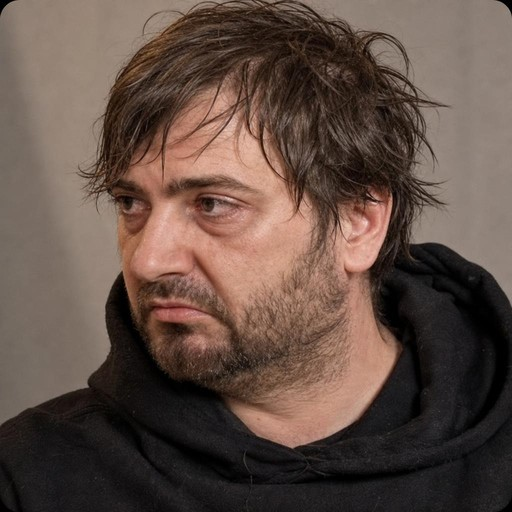
#> input picture assets/tibo-disheveled-v2.jpg, 512 x 512 px
$ python -i prepare-portraits.py   (imports and definitions only)
#> lines starting #> are read from the running program, lines starting #| are printed output that depends on the picture; after the words box and inside, x2 and y2 are one past the last pixel; in counts of white or black regions, pixels touching at a corner belong together
#> further down, picture is the input picture: PIL image 512x512 RGB; mean R, G, B 97.1, 78.2, 69
"""Extract and stabilize independent AI portrait frames; never blend photographs."""

import json
import math
import subprocess
import argparse
from pathlib import Path

from PIL import Image, ImageDraw, ImageFilter, ImageStat

ROOT = Path(__file__).resolve().parents[1]
SIZE = 512


# [30 lines left out: functions cell_box, interpolate_eyes, inverse_alignment, not called in this run]


def extend_background(image, padding=128):
    """Extend the wall and hoodie, never mirror facial features into an exposed edge."""
#> called with padding = 128
    clothing = [ImageStat.Stat(image.crop(box)).mean for box in
                [(0, SIZE - 16, 64, SIZE), (SIZE - 64, SIZE - 16, SIZE, SIZE)]]
#> clothing = [[22.58, 20.7, 21.9], [27.12, 25.62, 26.37]]
    bottom = tuple(round(value) for value in min(clothing, key=sum))
#> bottom = (23, 21, 22)
    # Only wall/shoulder edge colors form the extended backdrop; no facial pixels.
    strip = Image.new("RGB", (2, SIZE + padding * 2))
    for y in range(strip.height):
        source_y = min(SIZE - 1, max(0, y - padding))
        for x in range(2):
            color = bottom if y >= padding + SIZE else image.getpixel((x * (SIZE - 1), source_y))
            strip.putpixel((x, y), color)
    output = strip.resize((SIZE + padding * 2,) * 2, Image.Resampling.BILINEAR)
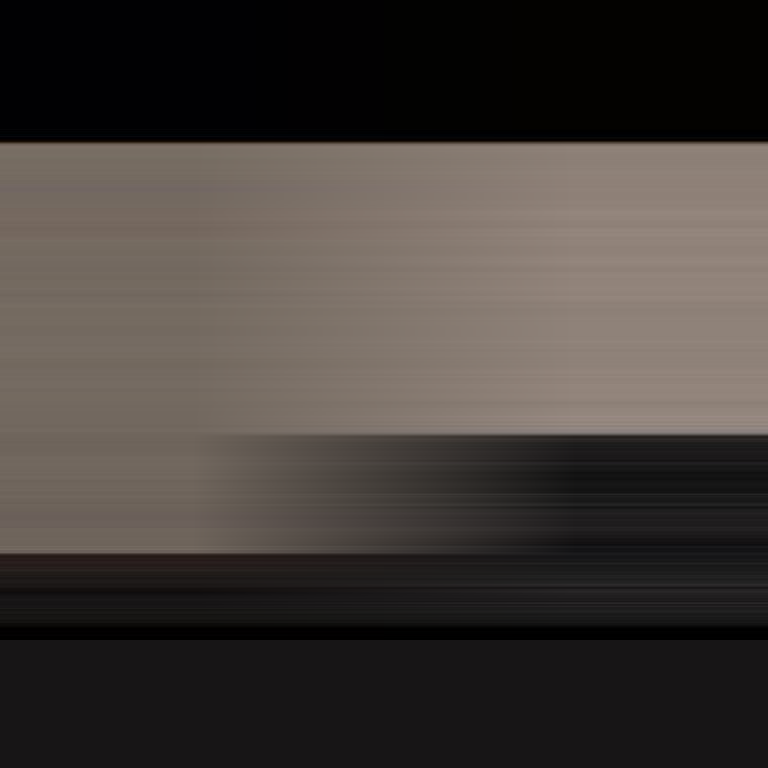
#> output: PIL image 768x768 RGB; mean R, G, B 66.8, 60.7, 56.8
    output = output.filter(ImageFilter.GaussianBlur(16))
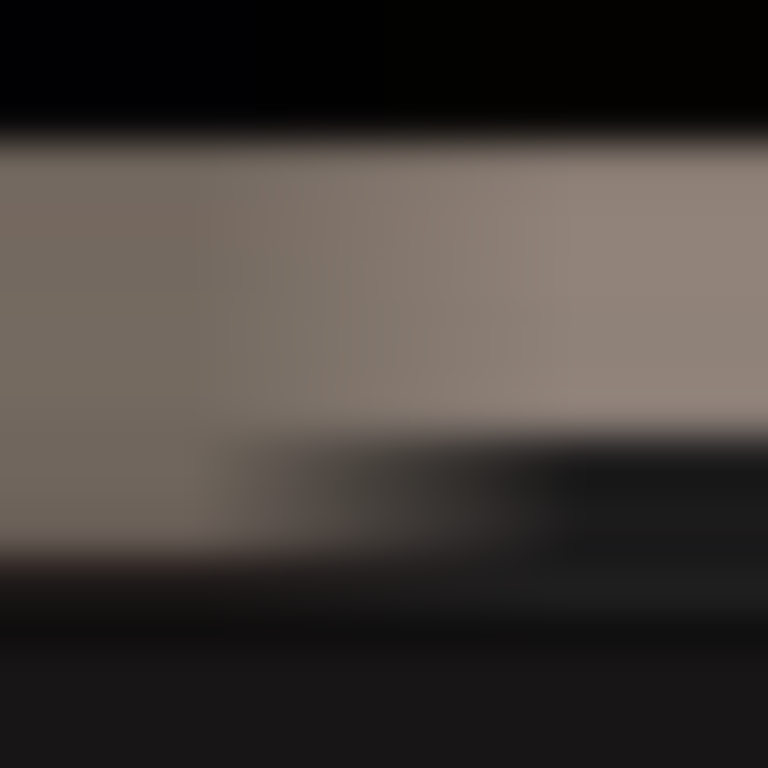
#> output: PIL image 768x768 RGB; mean R, G, B 66.9, 60.8, 56.8
    mask = Image.new("L", (SIZE, SIZE))
#> mask: PIL image 512x512 L; every value is 0
    ImageDraw.Draw(mask).rectangle((2, 2, SIZE - 2, SIZE - 2), fill=255)
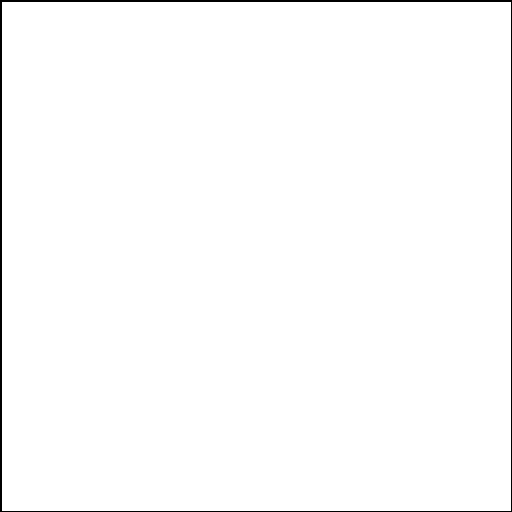
#> mask: PIL image 512x512 L; 98.8% white; 1 black region, box (x1, y1, x2, y2) and area: (0, 0, 512, 512) 3063
    mask = mask.filter(ImageFilter.GaussianBlur(2))
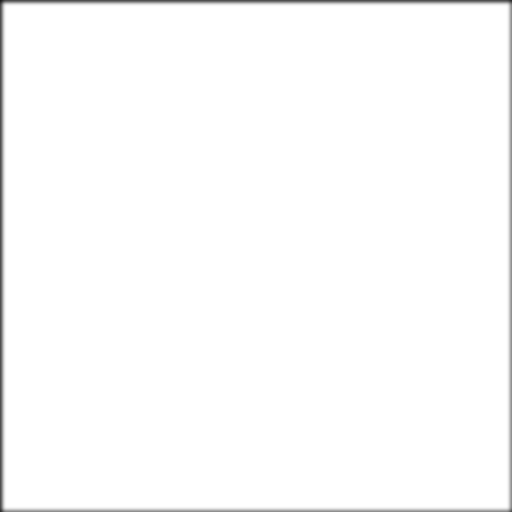
#> mask: PIL image 512x512 L; min 25, max 255, mean 251.8
    output.paste(image, (padding, padding), mask)
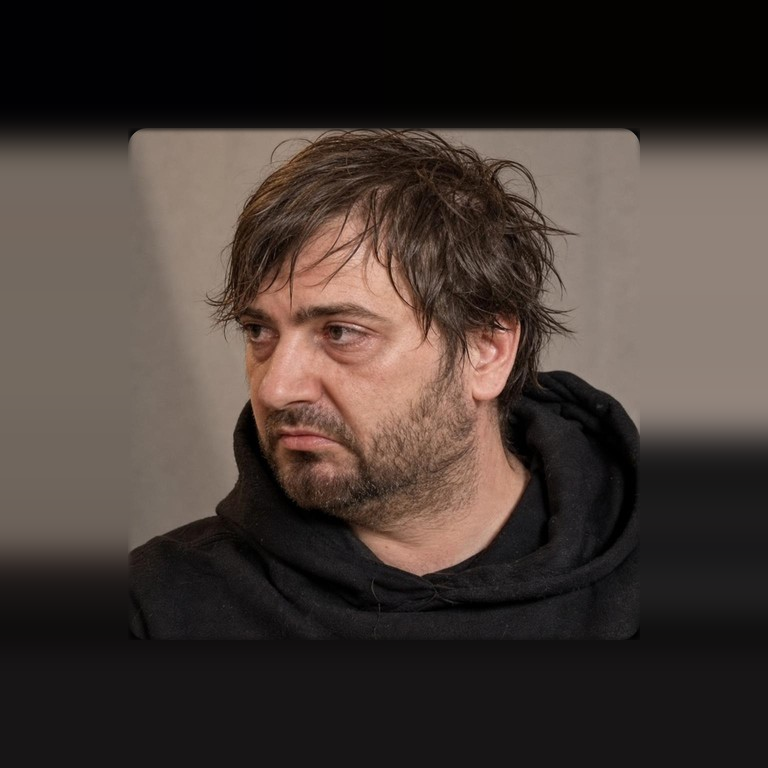
#> output: PIL image 768x768 RGB; mean R, G, B 68.1, 57.4, 52.1
    return output


# [72 lines left out: function prepare, not called in this run]


# [8 lines not run here, left out]

>>> from PIL import Image
>>> picture = Image.open('../assets/tibo-disheveled-v2.jpg')
>>> result = extend_background(picture)

$ run again, on assets/tibo-disheveled.jpg
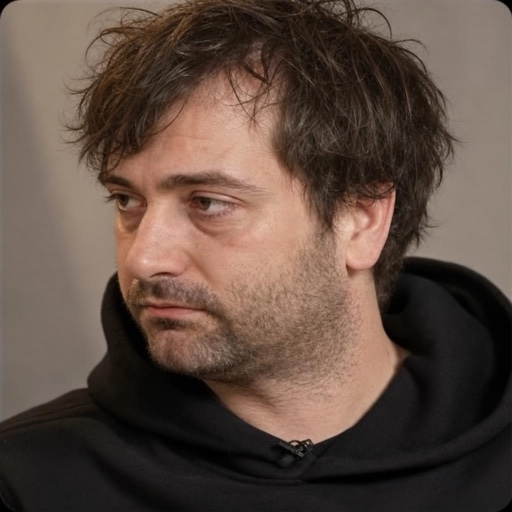
#> input picture assets/tibo-disheveled.jpg, 512 x 512 px
#> picture is the input picture: PIL image 512x512 RGB; mean R, G, B 95.8, 77.2, 67
#> clothing = [[22.01, 20.82, 20.49], [27.51, 27.04, 27.27]]
#> bottom = (22, 21, 20)
#> in extend_background, `output = strip.resize((SIZE + padding * 2,) * 2, Image.Resampling.BILI..`:
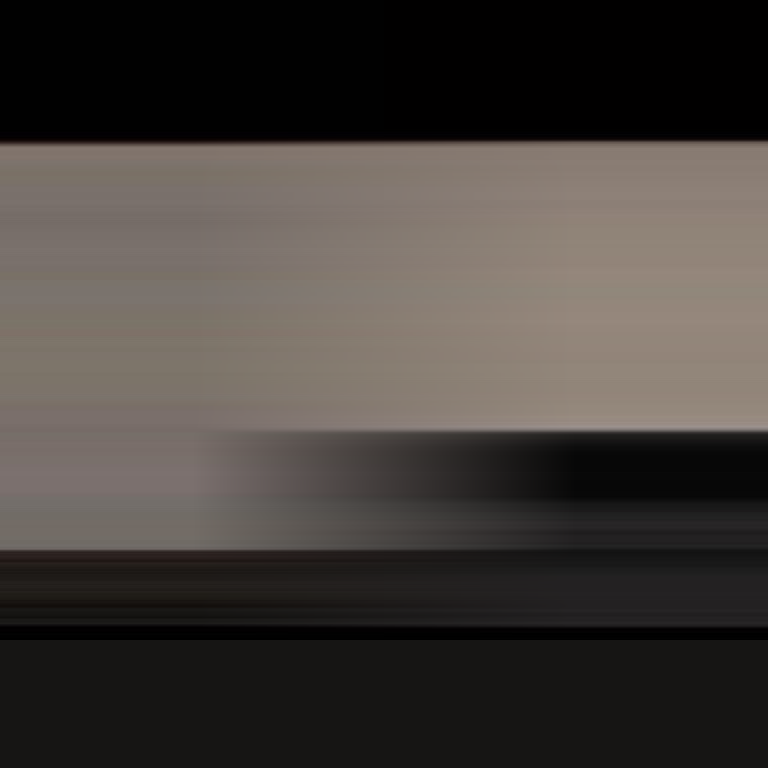
#> output: PIL image 768x768 RGB; mean R, G, B 67.9, 62.5, 58.5
#> in extend_background, `output.paste(image, (padding, padding), mask)`:
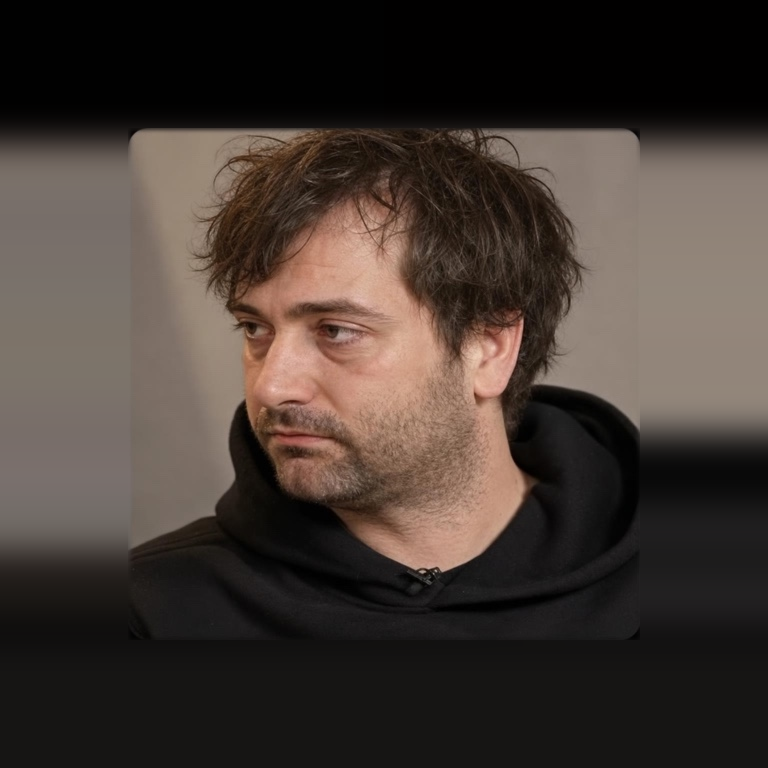
#> output: PIL image 768x768 RGB; mean R, G, B 67.7, 57.5, 51.6

$ run again, on assets/tibo-first-01.jpg
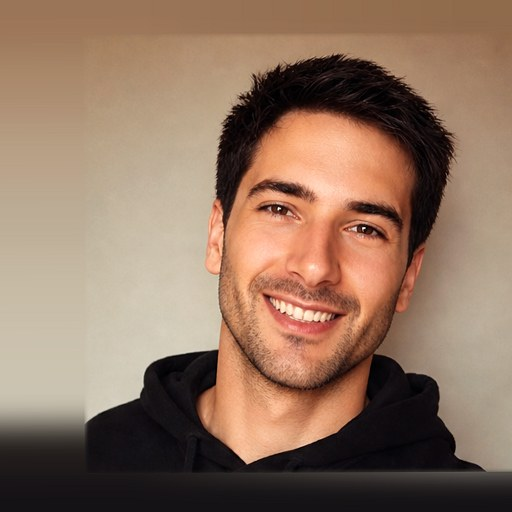
#> input picture assets/tibo-first-01.jpg, 512 x 512 px
#> picture is the input picture: PIL image 512x512 RGB; mean R, G, B 144.5, 116.3, 96.8
#> clothing = [[20.06, 18.06, 21.06], [21.04, 19.04, 22.04]]
#> bottom = (20, 18, 21)
#> in extend_background, `output = strip.resize((SIZE + padding * 2,) * 2, Image.Resampling.BILI..`:
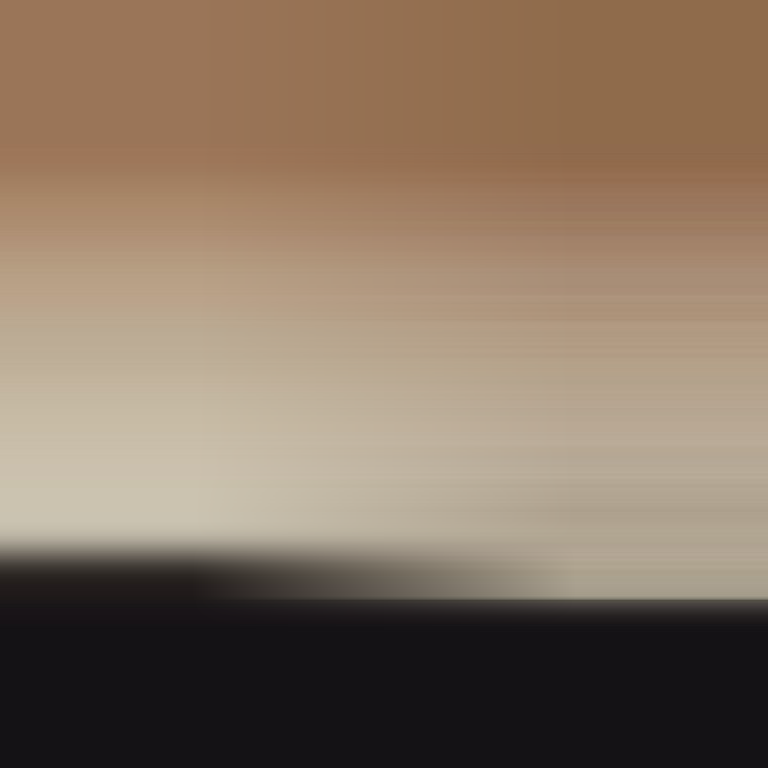
#> output: PIL image 768x768 RGB; mean R, G, B 134.4, 115.3, 97.1
#> in extend_background, `output.paste(image, (padding, padding), mask)`:
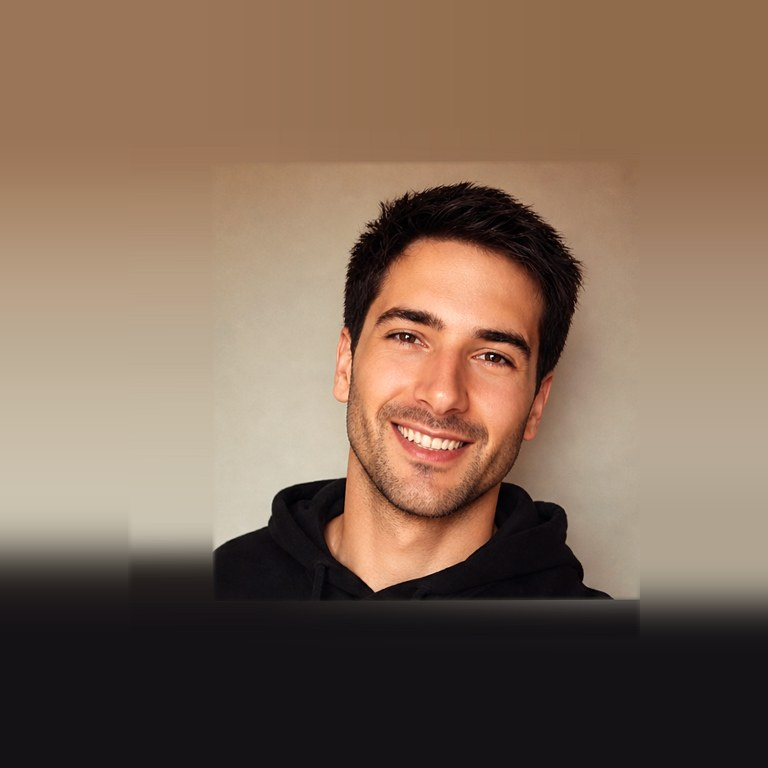
#> output: PIL image 768x768 RGB; mean R, G, B 127.7, 104.6, 86.8
